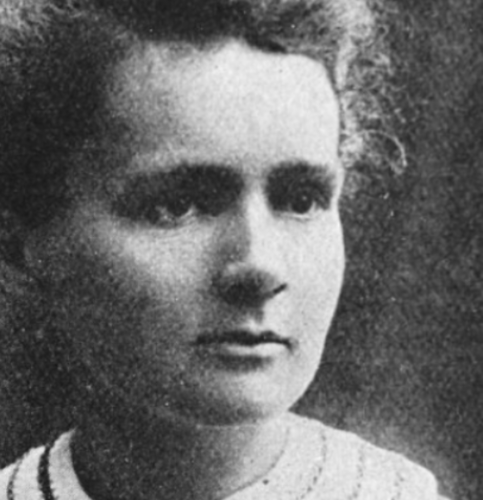
%> input picture code/marie.png, 965 x 1000 px, given in place of marie.jpg, which was not available (shown at 1/2 size)
$ octave Image_Processing.m   (GNU Octave 9; MATLAB toolbox functions it lacks are replaced by stand-ins)
%> lines starting %> are read from the running program, lines starting %| are printed output that depends on the picture; in (x1, y1, x2, y2) boxes, pixels count from 0 and x2, y2 are one past the last pixel; in counts of white or black regions, pixels touching at a corner belong together; the program's own positions count from 1; pictures that were not available may be replaced by others from this repository, and a replacement may not be noted
### code/RobustPCA.m
function [L, S] = RobustPCA(X, lambda, mu, tol, max_iter)
    % - X is a data matrix (of the size N x M) to be decomposed
    %   X can also contain NaN's for unobserved values
    % - lambda - regularization parameter, default = 1/sqrt(max(N,M))
    % - mu - the augmented lagrangian parameter, default = 10*lambda
    % - tol - reconstruction error tolerance, default = 1e-6
    % - max_iter - maximum number of iterations, default = 1000

    [M, N] = size(X);
    unobserved = isnan(X);
    X(unobserved) = 0;
    normX = norm(X, 'fro');

    % default arguments
    if nargin < 2
        lambda = 1 / sqrt(max(M,N));
    end
    if nargin < 3
        mu = 10*lambda;
    end
    if nargin < 4
        tol = 1e-6;
    end
    if nargin < 5
        max_iter = 1000;
    end

    % initially
    L = zeros(M, N);
    S = zeros(M, N);
    Y = zeros(M, N);

    for iter = (1:max_iter)
        % ADMM step: update L and S
        L = Do(1/mu, X - S + (1/mu)*Y);
        S = So(lambda/mu, X - L + (1/mu)*Y);
        % and augmented lagrangian multiplier
        Z = X - L - S;
        Z(unobserved) = 0; % skip missing values
        Y = Y + mu*Z;

        err = norm(Z, 'fro') / normX;
        if (iter == 1) || (mod(iter, 10) == 0) || (err < tol)
            fprintf(1, 'iter: %04d\terr: %f\trank(L): %d\tcard(S): %d\n', ...
                    iter, err, rank(L), nnz(S(~unobserved)));
        end
        if (err < tol) break; end
    end
end

function r = So(tau, X)
    % shrinkage operator
    r = sign(X) .* max(abs(X) - tau, 0);
end

function r = Do(tau, X)
    % shrinkage operator for singular values
    [U, S, V] = svd(X, 'econ');
    r = U*So(tau, S)*V';
end

### code/Image_Processing.m
%% inpainting RobustPCA example: moon picture corrupted with some text
addpath('../');

% read image and add the mask
img = double(imread('marie.jpg'))/255;
%> img: size 1000x965x3 double; min 0.0941, max 0.969, mean 0.41
size(img)
%> ans = [1000 965 3]
img = img(141:140+676, 51:50+676);
%> img: size 676x676 double

msk = zeros(size(img));

im2 = double(imread('ii4.png'))/255;
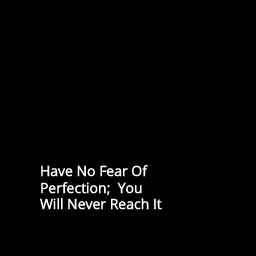
%> input picture code/ii4.png, 256 x 256 px
%> im2: size 256x256x3 double; min 0, max 1, mean 0.0185
%im21 = im2bw(im21,1);
im21= rgb2gray(im2);
msk(150:405,500:755) = imresize(im21, 1);
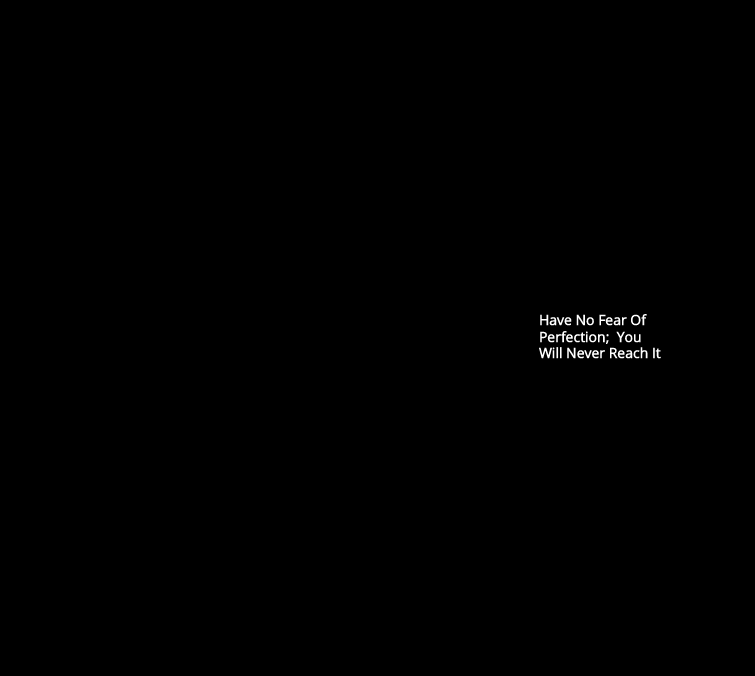
%> msk: size 676x755 double; min 0, max 1, mean 0.00237
size(im21)
%> ans = [256 256]
img_corrupted = img;
img_corrupted(msk > 0) = nan;
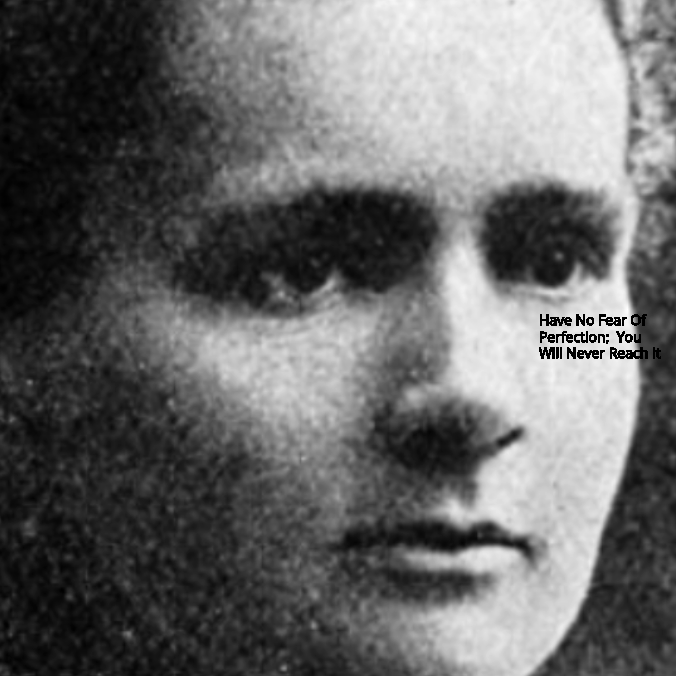
%> img_corrupted: size 676x676 double; 0.43% of the values are NaN or infinite; the others: min 0.0941, max 0.969, mean 0.454; drawn with min black, max white, NaN and infinite black


fprintf(1, '%d corrupted entries\n', nnz(isnan(img_corrupted)));
%| 1987 corrupted entries

% create a matrix X from overlapping patches
ws = 26; % window size
no_patches = size(img, 1) / ws;
%> no_patches = 26
X = zeros(size(img));
k = 1;
for i = (1:no_patches*2-1)
    for j = (1:no_patches*2-1)
        r1 = 1+(i-1)*ws/2:(i+1)*ws/2;
        r2 = 1+(j-1)*ws/2:(j+1)*ws/2;
        patch = img_corrupted(r1, r2);
        X(k,:) = patch(:);
        k = k + 1;
    end
end
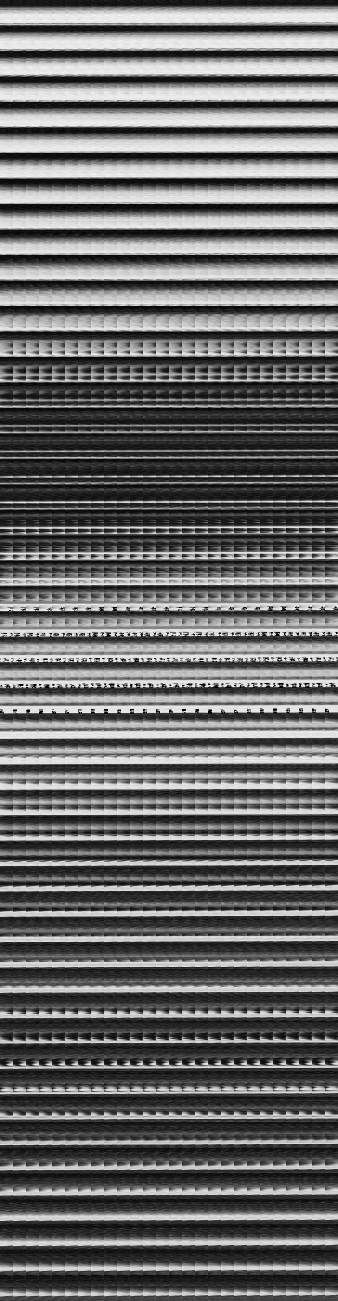
%> X: size 2601x676 double (shown at 1/2 size); 0.45% of the values are NaN or infinite; the others: min 0.0941, max 0.969, mean 0.457; drawn with min black, max white, NaN and infinite black
%> after the loop, k = 2602

% apply Robust PCA
lambda = 0.02; % close to the default one, but works better
tic
[L, S] = RobustPCA(X, lambda, 1.0, 1e-5);
%> in RobustPCA, `unobserved = isnan(X);`:
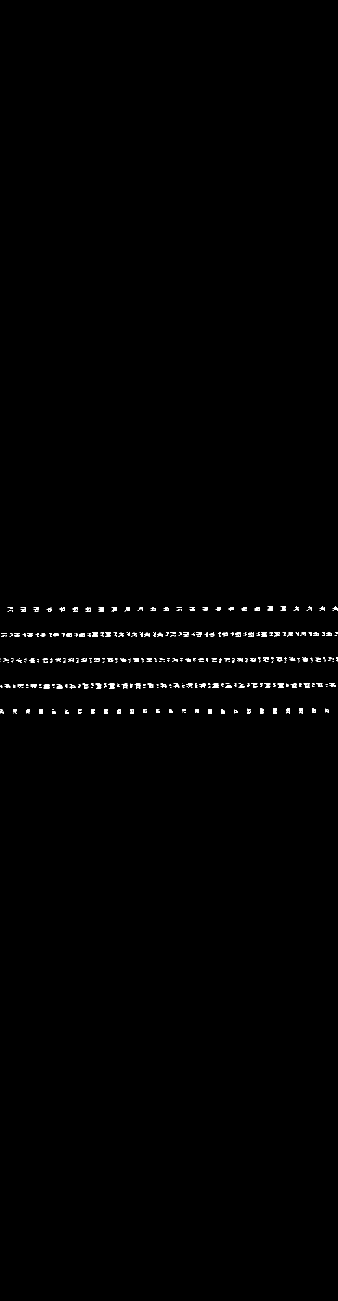
%> unobserved: size 2601x676 logical (shown at 1/2 size); 0.45% white in thin lines or dots, all inside (x1, y1, x2, y2) = (0, 1213, 676, 1428)
%> in RobustPCA, `X(unobserved) = 0;`:
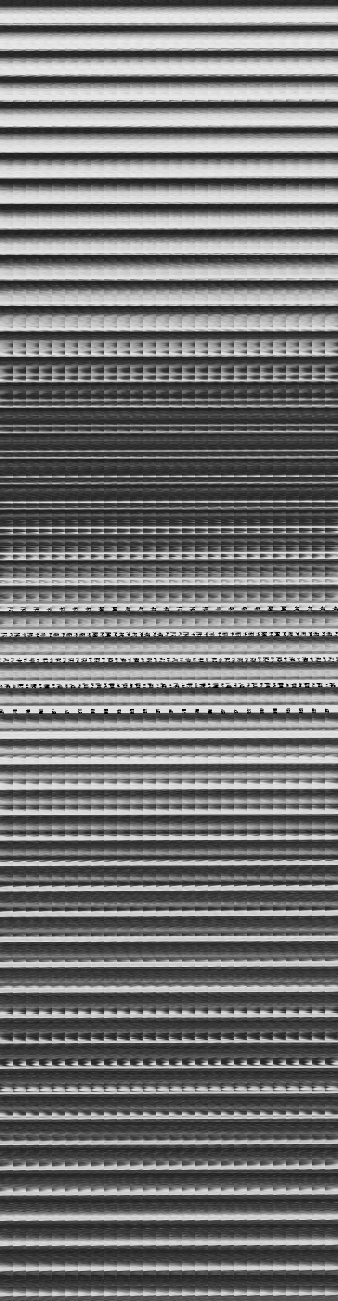
%> X: size 2601x676 double (shown at 1/2 size); min 0, max 0.969, mean 0.455
%> in RobustPCA, `normX = norm(X, 'fro');`: normX = 697.6
%> (the run ends here)
